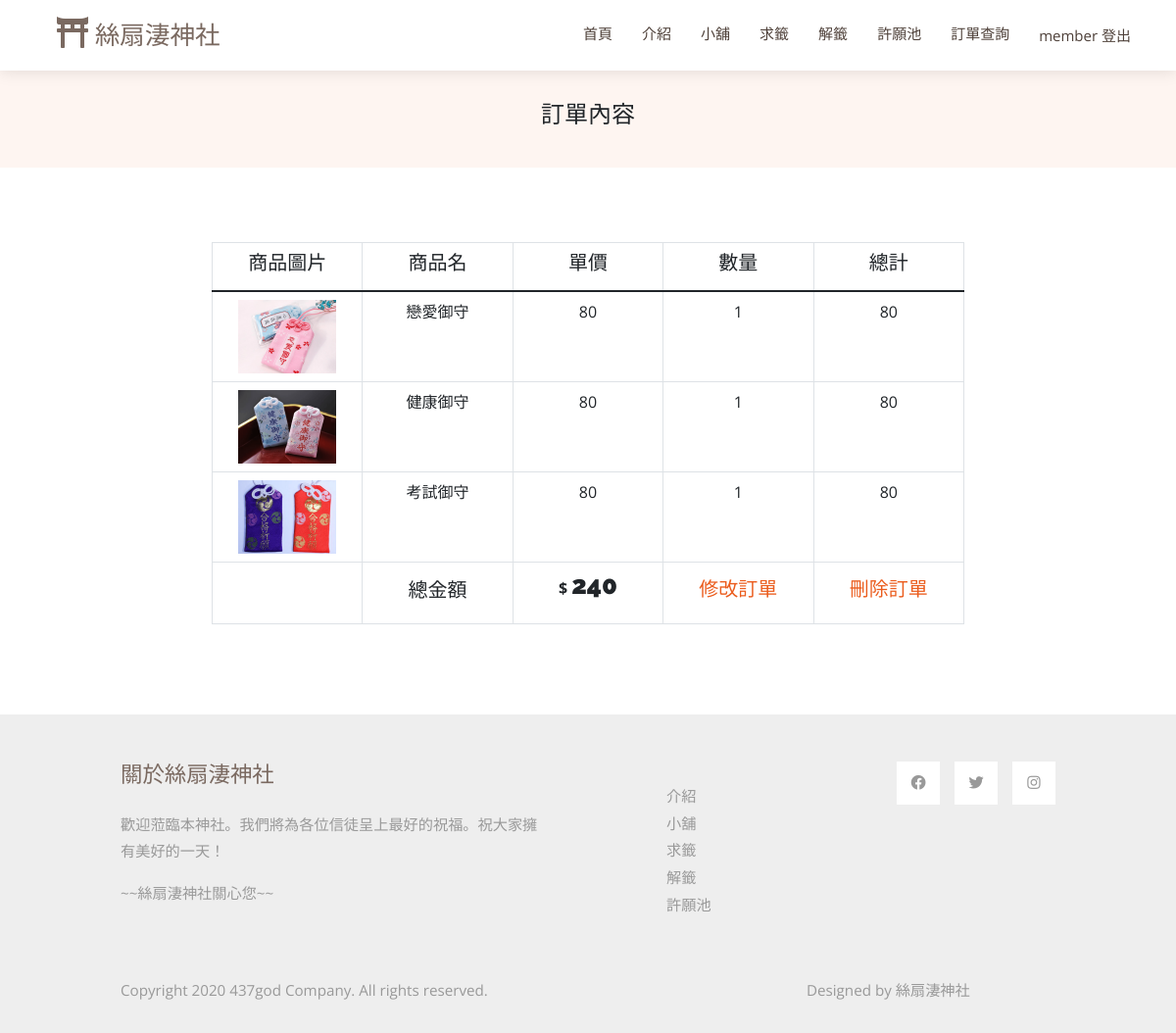
The page /cart.php?order=1 (signed in) on the database its author committed.
### tables this page shows
CREATE TABLE `order_content` (
  `order_id` int(11) NOT NULL,
  `product_name` varchar(20) NOT NULL,
  `product_quantity` int(11) NOT NULL,
  `product_image` varchar(500) NOT NULL,
  `product_price` int(11) NOT NULL,
  `product_unitprice` int(11) NOT NULL
);

CREATE TABLE `order` (
  `member_name` varchar(20) NOT NULL,
  `order_id` int(20) NOT NULL,
  `order_totalprice` int(10) NOT NULL,
  `order_time` date DEFAULT NULL
);

### cart.php (the view, shortened to what this page needs)
<!DOCTYPE html>
<html lang="en">
<head>
  <?php
    include ("template.php");
    echo $vendorcss;
    echo $maincss;
  ?>
  <?php
    include("mysql_connect.inc.php");
    if ($result = mysqli_query($link, "SELECT * FROM `order_content` where `order_id` = ".$_GET['order'])) {
    while ($row = mysqli_fetch_assoc($result)) {
      $data .= "
      <tr>
        <th scope=\"row\"><img class=\"img-fluid\" src=\"$row[product_image]\" alt=\"\" style=\"width: 100px; height: 75px;\"></th>
        <td>$row[product_name]</td>
        <td>$row[product_price]</td>
        <td>$row[product_quantity]</td>
        <td>$row[product_unitprice]</td>
      </tr>";
    }
    };
    if ($result = mysqli_query($link, "SELECT * FROM `order` where `order_id` = ".$_GET['order'])) {
      while ($row = mysqli_fetch_assoc($result)) {
        $total= "$row[order_totalprice]";
      }
      };
    ?>
</head>
<body>
  <?php
  include ("template.php");
  ?>
  <header id="header" class="fixed-top d-flex align-items-center">
    <div class="container d-flex align-items-center justify-content-between">
      <div class="container-fluid">
        <a class="navbar-brand" href="index.php">
            <i class="fas fa-film mr-2"></i>
            絲扇淒神社
        </a>
      </div>
      <nav id="navbar" class="navbar">
        <ul>
          <li><a class="nav-link scrollto" href="index.php">首頁</a></li>
          <li><a class="nav-link scrollto" href="first.php">介紹</a></li>
          <li><a class="nav-link scrollto" href="store-page.php">小舖</a></li>
          <li><a class="nav-link scrollto" href="求籤.php">求籤</a></li>
          <li><a class="nav-link scrollto" href="解籤1.php">解籤</a></li>
          <li><a class="nav-link scrollto" href="許願池.php">許願池</a></li>
          <?php
            if (isset($_SESSION['Name'])) {
                if($_SESSION["Name"] == 'admin')
                {
                  echo '<li><a class="nav-link scrollto" href="商品管理.php">管理中心</a></li>';
                  echo '<li><a href="logout.php">'.$_SESSION['Name'].'   登出</a></li>';
                }
                else
                {
                  echo '<li><a class="nav-link scrollto" href="訂單管理.php">訂單查詢</a></li>';
                  echo '<li><a href="logout.php">'.$_SESSION['Name'].'   登出</a></li>';
                }
                } else {
                echo '<li><button class="getstarted button1" onclick="document.getElementById(\'id01\').style.display=\'block\'" style="width: 125px; padding-top: 7px;">登入/註冊</button></li>';
                }
            ?>
        </ul>
      </nav>
    </div>
  </header>
  <main id="main">
    <section class="breadcrumbs">
        <div class="container">
          <div class="d-flex justify-content-between align-items-center">
            <h2>訂單內容</h2>
          </div>
        </div>
    </section>
    <?php
    if($_SESSION['Name']!=null){
    echo '
    <section class="inner-page">
      <div class="container" style="text-align: center; width: 800px">
        <div id="product-table">
          <table id="table-product" class="table table-bordered" style="table-layout:fixed">
            <thead>
              <tr>
                <th scope="col"><h5>商品圖片</h5></th>
                <th scope="col"><h5>商品名</h5></th>
                <th scope="col"><h5>單價</h5></th>
                <th scope="col"><h5>數量</h5></th>
                <th scope="col"><h5>總計</h5></th>
              </tr>
            </thead>
            <tbody>';
              echo $data;
        echo  '<th></th>
              <th scope="col">
                <h5 class="mt-2">總金額</h5>
              </th>
              <th scope="col">
                <span>$</span>
                <h2 id="payment" class="fw-bolder" style="display: inline;">';
                echo $total;
        echo  '</th>
              <th scope="col">
                <button type="button" class="btn delete-order">';
                echo '<a href="updateOrder_check.php?order='.$_GET['order'].'"><h5>修改訂單<h5>';
        echo  '</button>
              <th scope="col">
                <button type="button" class="btn delete-order">';
                echo '<a href="deleteOrder_finish.php?order='.$_GET['order'].'"><h5>刪除訂單<h5>';
        echo  '</button>
              </th>
            </tbody>
          </table>
        </div>
      </div>
    </section>';
  }
  else{
    echo "您無權限";
  }
  ?>
  </main>
  <?php
  include ("template.php");
  ?>
</body>
</html>

### css/style.css (style rules this page uses)
body { font-family: "Open Sans", sans-serif; color: #212529; }
a { color: #eb5d1e; text-decoration: none; }
h1, h2, h3, h4, h5, h6, .font-primary { font-family: "Raleway", sans-serif; }
#header { height: 72px; transition: all 0.5s; z-index: 997; transition: all 0.5s; background: #fff; box-shadow: 0px 2px 15px rgba(0, 0, 0, 0.1); }
#main { margin-top: 72px; }
.navbar { padding: 0; }
.navbar ul { margin: 0; padding: 0; display: flex; list-style: none; align-items: center; }
.navbar li { position: relative; }
.navbar a, .navbar a:focus { display: flex; align-items: center; justify-content: space-between; padding: 10px 0 10px 30px; font-size: 15px; color: #4e4039; white-space: nowrap; transition: 0.3s; }
section { padding: 60px 0; overflow: hidden; }
.breadcrumbs { padding: 15px 0; background-color: #fef5f1; min-height: 40px; }
.breadcrumbs h2 { font-size: 24px; font-weight: 300; }

### css/style1.css (style rules this page uses)
*, *:before, *:after { box-sizing: border-box; margin: 0; padding: 0; }
body { font-family: "Open Sans", Helvetica, Arial, sans-serif; background: #ffffff; }
input, button { border: none; outline: none; background: none; font-family: "Open Sans", Helvetica, Arial, sans-serif; }
h2 { width: 100%; font-size: 26px; text-align: center; }
.container { padding: 16px; }

### css/templatemo-style.css (style rules this page uses)
p { line-height: 1.8; }
a { text-decoration: none; transition: all 0.3s ease; }
.container-fluid { max-width: 1770px; }
.tm-container-small { max-width: 1050px; }
.btn { border-radius: 0; }
.navbar-brand { color: rgb(122, 105, 96); font-size: 1.6rem; }
.navbar-brand i { font-size: 2rem; }
.tm-text-primary { color: rgb(122, 105, 96); }
.tm-bg-gray { background-color: #EEEEEE; }
.nav-link { color: #666666; border-bottom: 4px solid transparent; font-size: 1.2rem; }
p, .tm-text-gray { color: #999; }
.tm-footer-links li { list-style: none; margin-bottom: 5px; }
.tm-footer-links li a { color: #999999; }
.tm-social-links li { list-style: none; margin-right: 15px; }
.tm-social-links li:last-child { margin-right: 0; }
.tm-social-links li a { color: #999999; width: 44px; height: 44px; display: flex; background-color: #fff; align-items: center; justify-content: center; }
.tm-footer { font-size: 0.95rem; }
.tm-footer-title { font-size: 1.4rem; }

### rows shown on the page
order_content: product_image (picture), product_name "戀愛御守", product_price "80", product_quantity "1", product_unitprice "80"
order_content: product_image (picture), product_name "健康御守", product_price "80", product_quantity "1", product_unitprice "80"
order_content: product_image (picture), product_name "考試御守", product_price "80", product_quantity "1", product_unitprice "80"
order: order_totalprice "240"

### other values the page prints
$_SESSION['Name'] "member"
